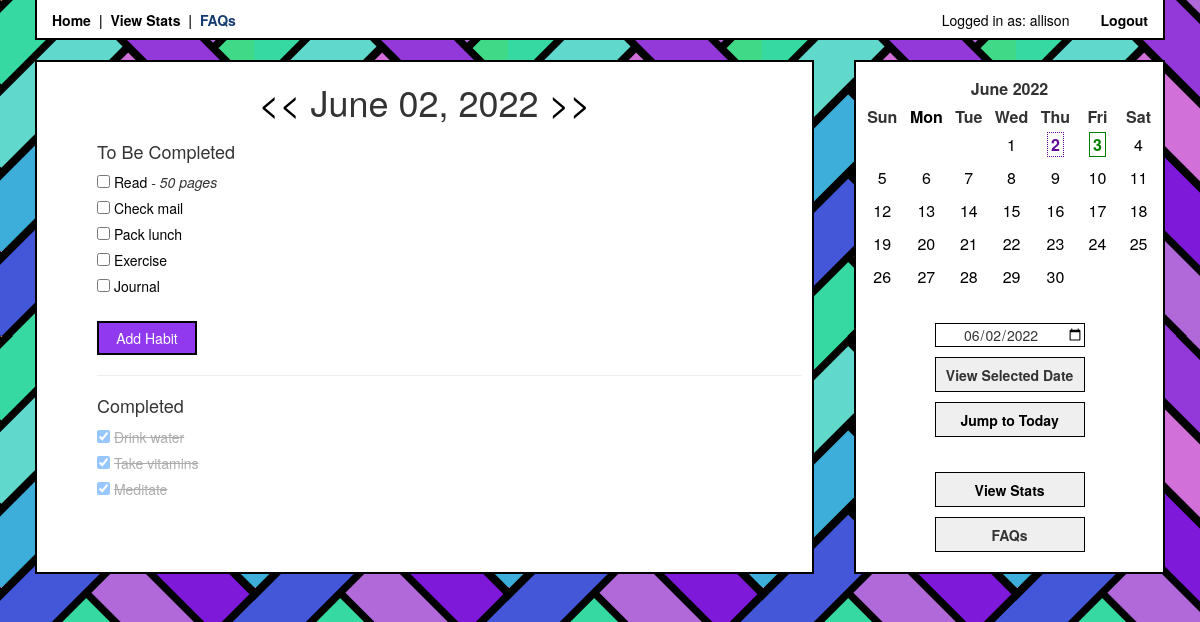
Before: /viewDate/2022-06-02 (signed in) with the older database file.
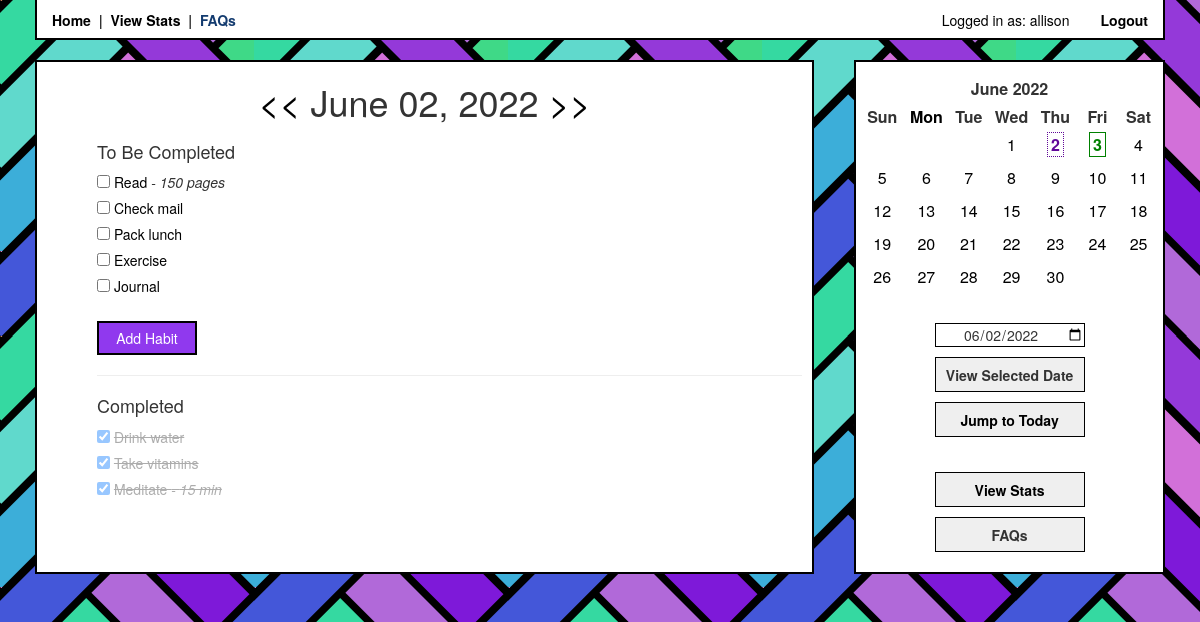
After: the same page with the newer database file.
### app/models.py (models this page shows, shortened)
class Habit(db.Model):
    id = db.Column(db.Integer, index=True, primary_key=True)
    name = db.Column(db.String(120), index=True)
    notes = db.Column(db.Text)
    custom_schedule = db.Column(db.Boolean, default=False)
    days = db.Column(db.String(7))
    user_id = db.Column(db.Integer, db.ForeignKey('user.id')) ##
    checks = db.relationship('Check', cascade='all, delete', backref='habits')

### app/routes.py (the view)
@login_required
@app.route('/viewDate/<viewDate>')
@app.route('/viewDate/')
def viewDate(viewDate=None):
    if viewDate is None:
        viewDate = date.today()
    else:
        viewDate = datetime.strptime(viewDate, '%Y-%m-%d').date()
    prevDate, nextDate = viewDate - timedelta(1), viewDate + timedelta(1)     # for prev/next day links
    strDate = viewDate.strftime('%B %d, %Y')
    habits = Habit.query.filter_by(user_id=current_user.id)
    checks = Check.query.filter_by(user_id=current_user.id, date=viewDate).all()
    checkedHabits, uncheckedHabits = [], []
    for check in checks:
        habit = Habit.query.filter_by(id=check.habit_id).first()
        checkedHabits.append(habit)
    for habit in habits:
        if habit not in checkedHabits:
            uncheckedHabits.append(habit)
    month = getMonthCalendar(viewDate)
    return render_template('index.html', title='Habit Tracker',
    date=viewDate, prevDate=prevDate, nextDate=nextDate, strDate=strDate, month=month,
    habits=uncheckedHabits, completedHabits=checkedHabits)

### app/helpers.py (called while the page is built)
def getMonthCalendar(date):
    month, year = date.month, date.year
    today = date.today()
    calHTML = CustomCal(month, year).formatmonth(year, month)
    editedCal = calHTML
    if month == today.month and year == today.year:
        editDate = '>' + str(today.day) + '<'
        display = '><b><span class="today">  ' + str(today.day) + '  </span></b><'
        editedCal = calHTML.replace(str(editDate), display)
    editDate = '>' + str(date.day) + '<'
    display = '><span id="onDate">  ' + str(date.day) + '  </span><'
    editedCal = editedCal.replace(str(editDate), display)
    return editedCal

    def formatday(self, day, weekday):
        strDay = str(day)
        month = str(self.month)
        year = str(self.year)
        if len(strDay) == 1:
            strDay = '0' + strDay
        if len(month) == 1:
            month = '0' + month
        date = year + '-' + month + '-' + strDay
        if day == 0:
            return '<td class="noday">&nbsp;</td>'
        else:
            return '<td class="%s" id="calDate"><a class="calDate" href="javascript:f();" name="%s">%d</a></td>' % (self.cssclasses[weekday], date, day)

### app/templates/index.html (shortened to what this page needs)
{% extends 'bootstrap/base.html' %}
{% block styles %}
{{super()}}
<link rel="stylesheet" href="{{ url_for('static', filename='style.css') }}">
{% endblock %}
{% block content %}
<div class="container">
<div class="main">
{% if current_user.is_anonymous %}
<div class="content">
<p><a class="navlink" href="{{ url_for('login') }}">Login</a> to view habits.</p>
</div>{% else %}
{% include 'viewHabits.html' %}
{% endif %}
{% include 'sidebar.html' %}
</div>
{% endblock %}

### app/templates/viewHabits.html (shortened to what this page needs)
{% block content %}
<div class="content">
    <h1 class="center-h">
        <a class="date-nav" href="{{ url_for('viewDate', viewDate=prevDate) }}"><<</a>
        <span id="viewDate">{{ strDate }}</span>
        <a class="date-nav" href="{{ url_for('viewDate', viewDate=nextDate) }}">>></a>
    </h1>
    <div class="habits">
    <h4>To Be Completed</h4>
    {% for habit in habits %}
    <input type="checkbox" class="habit" id="habit" name="{{habit.id}}">
    <label for="{{habit.id}}"><a onclick="editHabit('{{habit.id}}')">{{ habit.name }}</a></label>
    {% if habit.notes != none %}
     - <i>{{ habit.notes }}</i>
    {% endif %}
    <br />
    {% endfor %}
    <br />
    <div>
        <a data-target="#add-habit-modal" role="button" class="btn" data-toggle="modal"><span class="">Add Habit</span></a>
    </div>
    {% if completedHabits %}
    <hr>
    <h4>Completed</h4>
    <div class="completed-habits">
    {% for habit in completedHabits %}
    <input type="checkbox" class="habit" id="habit" name="{{habit.id}}" checked>
    <label class="completed" for="{{habit.id}}">{{ habit.name }}
    {% if habit.notes != none %}
    - <i>{{ habit.notes }}</i>
    {% endif %}
    </label>
    <br />
    {% endfor %}
    </div>
    {% endif %}
    </div>
    </div>
</div>
{% endblock %}

Changed rows visible on the page:
changed Habit "Read": notes "50 pages" → "150 pages"
changed Habit "Meditate": notes (not shown) → "15 min"
